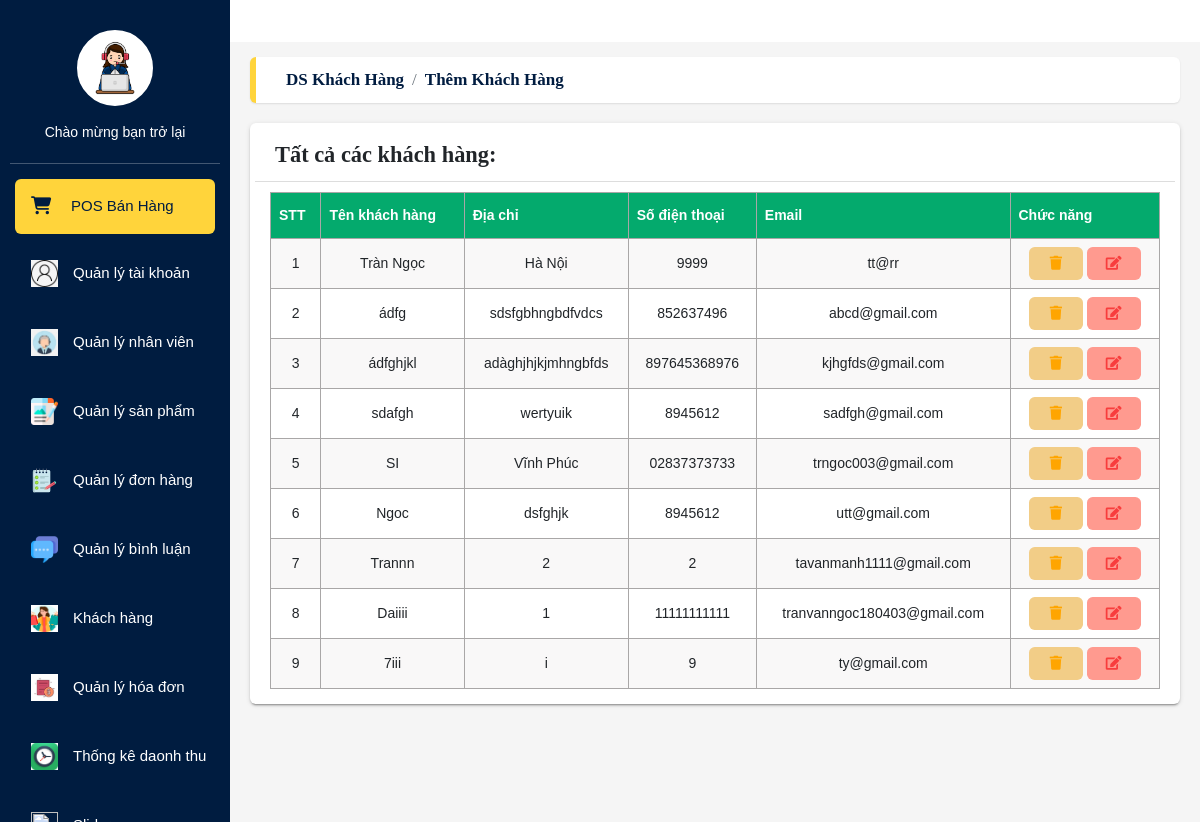
The app's page /admin/registerKH.php with its own data.
### tables this page shows
CREATE TABLE `tblkhachhang` (
  `id_khachhang` int(11) NOT NULL,
  `id_taikhoan` int(11) NOT NULL,
  `ten` varchar(255) NOT NULL,
  `diachi` varchar(255) NOT NULL,
  `sdt` varchar(15) NOT NULL,
  `email` varchar(255) NOT NULL
);

### admin/registerKH.php (the view)
<?php
include "header.php";
include "Left_side.php";
include './Config/connect.php';
?>
<head>
    <link rel="stylesheet" href="https://pro.fontawesome.com/releases/v5.10.0/css/all.css">
</head>
<main class="app-content">
    <div class="app-title">
        <ul class="app-breadcrumb breadcrumb side">
            <li class="breadcrumb-item active"><a href="#"><b>DS khách hàng</b></a></li>
            <li class="breadcrumb-item active"><a href="binhluanlist.php"><b>Thêm khách hàng</b></a></li>
        </ul>
    </div>
    <div class="row">
        <div class="col-md-12">
            <div class="tile">
                <div class="tile-body">
                    <div class="row element-button">
                        <h3>Tất cả các khách hàng:</h3>
                    </div>
                    <div>
                        <table id="customers">
                            <tr>
                                <th>STT</th>
                                <th>Tên khách hàng</th>
                                <th>Địa chỉ</th>
                                <th>Số điện thoại</th>
                                <th>Email</th>
                                <th>Chức năng</th>
                            </tr>
                            <?php
                            $sql = "SELECT * FROM tblkhachhang";
                            $result = mysqli_query($conn, $sql);
                            $count = 0;
                            if (mysqli_num_rows($result) > 0) {
                                while ($row = mysqli_fetch_assoc($result)) {
                                    $count++;
                            ?>
                                    <tr>
                                        <td><?php echo $count ?></td>
                                        <td><?php echo $row['ten'] ?></td>
                                        <td><?php echo $row['diachi'] ?></td>
                                        <td><?php echo $row['sdt'] ?></td>
                                        <td><?php echo $row['email'] ?></td>
                                        <td>
                                            <a href="registerKHdelete.php?id_khachhang=<?php echo $row['id_khachhang'] ?>" onclick="return confirm('Thông tin khách hàng sẽ bị xóa vĩnh viễn, bạn có chắc muốn tiếp tục không?');" class="btn btn-edit" type="button" title="Xóa"><i class="fas fa-trash"></i></a>
                                            <a name="submit" href="registerKHUpdate.php?id_khachhang=<?php echo $row['id_khachhang'] ?>" class="btn btn-delete" type="button" title="Sửa">
                                                <i class="fas fa-edit"></i></a>
                                        </td>
                                    </tr>
                            <?php
                                }
                            }
                            ?>
                        </table>
                    </div>
                </div>
            </div>
        </div>
    </div>
</main>
</body>
</html>

### records on screen
tblkhachhang: ten "Tràn Ngọc", diachi "Hà Nội", sdt "9999", email "tt@rr"
tblkhachhang: ten "ádfg", diachi "sdsfgbhngbdfvdcs", sdt "852637496", email "abcd@gmail.com"
tblkhachhang: ten "ádfghjkl", diachi "adàghjhjkjmhngbfds", sdt "897645368976", email "kjhgfds@gmail.com"
tblkhachhang: ten "sdafgh", diachi "wertyuik", sdt "8945612", email "sadfgh@gmail.com"
tblkhachhang: ten "SI", diachi "Vĩnh Phúc", sdt "02837373733", email "trngoc003@gmail.com"
tblkhachhang: ten "Ngoc", diachi "dsfghjk", sdt "8945612", email "utt@gmail.com"
tblkhachhang: ten "Trannn", diachi "2", sdt "2", email "tavanmanh1111@gmail.com"
tblkhachhang: ten "Daiiii", diachi "1", sdt "11111111111", email "tranvanngoc180403@gmail.com"
tblkhachhang: ten "7iii", diachi "i", sdt "9", email "ty@gmail.com"
